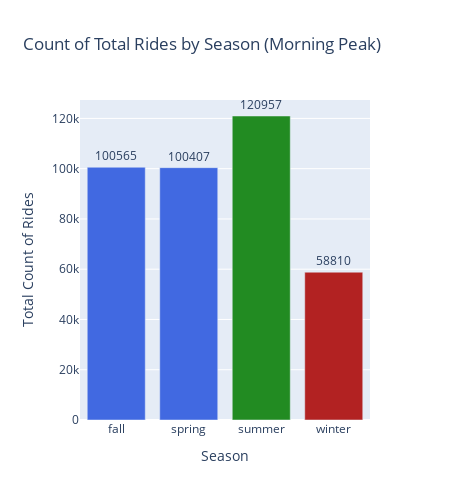
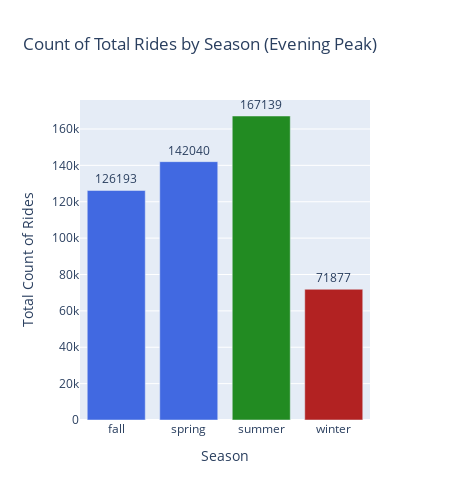

Here is the notebook cell these charts were saved with, in order:
### Code cell
### SEASONAL BAR GRAPHS

# MORNING BAR GRAPH (during mornings, summer bikes most frequently used, fall second)
morningbar = morningpeak.groupby('season')['cnt'].sum().reset_index()

morningseasonality = px.bar(morningbar,'season','cnt',text='cnt',title='Count of Total Rides by Season (Morning Peak)',width=450,height = 500)
morningseasonality.update_layout(xaxis_title='Season', yaxis_title='Total Count of Rides', font=dict(size=12))
morningseasonality.update_traces(marker_color = ['RoyalBlue', 'RoyalBlue', 'ForestGreen', 'FireBrick'],textposition='outside')

# EVENING BAR GRAPH (during evenings, summer bikes are more frequently used, spring second)
eveningbar = eveningpeak.groupby('season')['cnt'].sum().reset_index()

eveningseasonality = px.bar(eveningbar,'season','cnt',text='cnt',title='Count of Total Rides by Season (Evening Peak)',width=450,height = 500)
eveningseasonality.update_layout(xaxis_title='Season', yaxis_title='Total Count of Rides', font=dict(size=12))
eveningseasonality.update_traces(marker_color = ['RoyalBlue', 'RoyalBlue', 'ForestGreen', 'FireBrick'],textposition='outside')

morningseasonality.show()
morningseasonality.write_image('morningseasonality.png')
eveningseasonality.show()
eveningseasonality.write_image('eveningseasonality.png')

### Figure 1 — Plotly figure (JSON) as saved in the notebook; plotly's stock layout.template omitted (floating-point values rounded to 4 significant figures)
{"data": [{"hovertemplate": "season=%{x}<br>cnt=%{text}<extra></extra>", "legendgroup": "", "marker": {"color": ["RoyalBlue", "RoyalBlue", "ForestGreen", "FireBrick"], "pattern": {"shape": ""}}, "name": "", "orientation": "v", "showlegend": false, "text": [100600.0, 100400.0, 121000.0, 58810.0], "textposition": "outside", "type": "bar", "x": ["fall", "spring", "summer", "winter"], "xaxis": "x", "y": [100565, 100407, 120957, 58810], "yaxis": "y"}], "layout": {"barmode": "relative", "font": {"size": 12}, "height": 500, "legend": {"tracegroupgap": 0}, "title": {"text": "Count of Total Rides by Season (Morning Peak)"}, "width": 450, "xaxis": {"anchor": "y", "domain": [0, 1], "title": {"text": "Season"}}, "yaxis": {"anchor": "x", "domain": [0, 1], "title": {"text": "Total Count of Rides"}}}}

### Figure 2 — Plotly figure (JSON) as saved in the notebook; plotly's stock layout.template omitted (floating-point values rounded to 4 significant figures)
{"data": [{"hovertemplate": "season=%{x}<br>cnt=%{text}<extra></extra>", "legendgroup": "", "marker": {"color": ["RoyalBlue", "RoyalBlue", "ForestGreen", "FireBrick"], "pattern": {"shape": ""}}, "name": "", "orientation": "v", "showlegend": false, "text": [126200.0, 142000.0, 167100.0, 71880.0], "textposition": "outside", "type": "bar", "x": ["fall", "spring", "summer", "winter"], "xaxis": "x", "y": [126193, 142040, 167139, 71877], "yaxis": "y"}], "layout": {"barmode": "relative", "font": {"size": 12}, "height": 500, "legend": {"tracegroupgap": 0}, "title": {"text": "Count of Total Rides by Season (Evening Peak)"}, "width": 450, "xaxis": {"anchor": "y", "domain": [0, 1], "title": {"text": "Season"}}, "yaxis": {"anchor": "x", "domain": [0, 1], "title": {"text": "Total Count of Rides"}}}}
